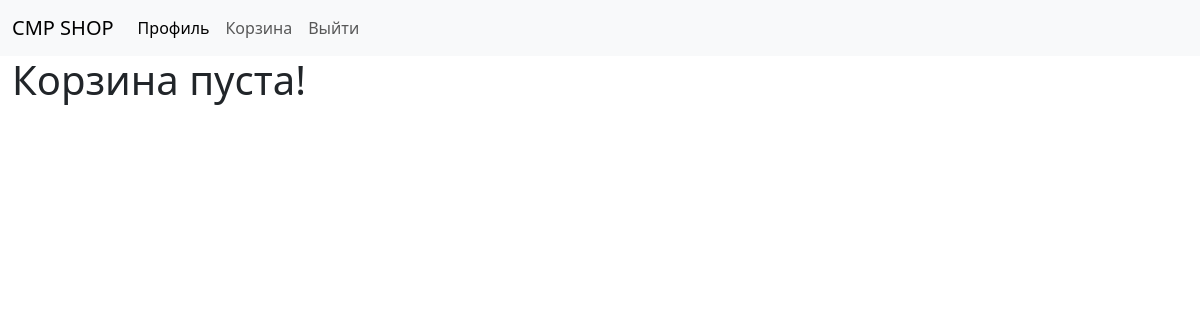
Before: /basket (signed in) with the older database file.
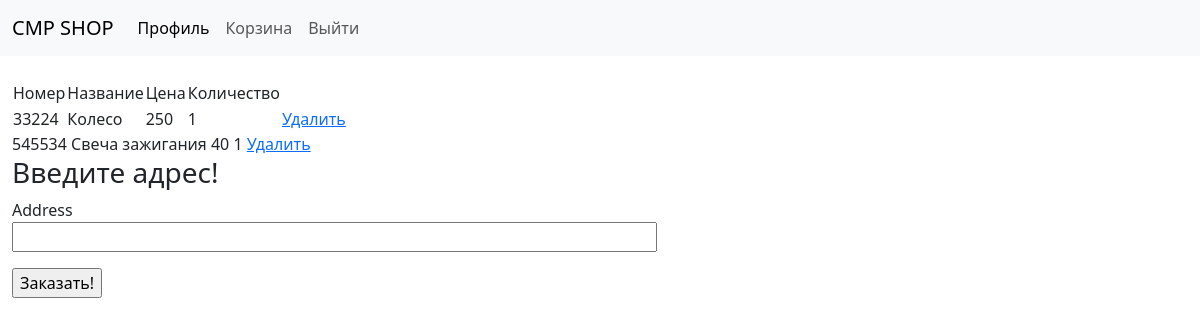
After: the same page with the newer database file.
### app/models.py (models this page shows, shortened)
class Basket(Base):
    __tablename__ = 'basket'
    id = Column(Integer, primary_key=True)
    amount = Column(Integer)
    part_id = Column(Integer, ForeignKey('part.id'))
    part = relationship('Part', back_populates='parent')
    order_id = Column(Integer, ForeignKey('order.id'))
    order = relationship('Order', back_populates='parent')

class Part(Base):
    __tablename__ = 'part'
    id = Column(Integer, primary_key=True)
    part_number = Column(String)
    description = Column(String)  # полное название детали
    price = Column(Integer)
    amount = Column(Integer)
    model_id = Column(Integer, ForeignKey('model.id'),  nullable=False)
    model = relationship('Model', back_populates="parent")
    element_id = Column(Integer, ForeignKey('element.id'), nullable=False)
    element = relationship('Element', back_populates="parent")
    parent = relationship('Basket', back_populates='part')   # переделать

### app/main/routes.py (the view, shortened to what this page needs)
@bp.route('/basket', methods=['GET', 'POST'])
def basket():
    form = RegistrationOrder(request.form)
    order = session.query(Order).filter(Order.user_id == current_user.id).filter(Order.status == None).first()
    if order == None:
        basket = 'Корзина пуста!'
    else:
        basket = session.query(Basket).filter(Basket.order_id == order.id).group_by(Basket.part_id).all()
        if basket == []:
            basket = 'Корзина пуста!'
    return render_template('main/basket.html', basket=basket, form=form)

### app/main/forms.py
class RegistrationOrder(Form):
    address = StringField("Address", [DataRequired(message='Введите адрес доставки!')])
    submit = SubmitField('Заказать!')

### app/models.py (called while the page is built)
@login.user_loader
def load_user(id):
    user = session.query(User).get(int(id))
    return user

### app/templates/main/basket.html (shortened to what this page needs)
{% extends "base.html" %}
{% block content %}
{% if basket == 'Корзина пуста!' %}
    <h1>{{ basket }}</h1>
{% else %}
    <table>
        <tr>
            <td>Номер</td>
            <td>Название</td>
            <td>Цена</td>
            <td>Количество</td>
        </tr>
        {% for b in basket %}
        <tr>
            <td>{{ b.part.part_number }}</td>
            <td>{{ b.part.description }}</td>
            <td>{{ b.part.price * b.amount }}</td>
            <td>{{ b.amount }}</td>
            <td><a href="{{ url_for('main.deleteFromBasket', order_id=b.order_id, part_id=b.part_id) }}">Удалить</a> </td>
        </tr>
        <br>
    </table>
        {% endfor %}
    <h3>Введите адрес!</h3>
    <form action="" method="POST" novalidate>
        <p>
            {{ form.address.label }}<br>
            {{ form.address(size=64) }}<br>
        </p>
        <p>
            {{ form.submit() }}
        </p>
</form>
{% endif %}
{% endblock %}

### app/templates/base.html (shortened to what this page needs)
<!DOCTYPE html>
<html lang="ru">
<html>
<head>
    <link type="text/css" href="{{ url_for('static', filename='bootstrap.min.css') }}" rel="stylesheet"/>
</head>
<body class="font-size-base">
  <header>
    <nav class="navbar navbar-expand-lg bg-body-tertiary">
      <div class="container-fluid">
        <a class="navbar-brand" href="{{ url_for('main.index') }}">CMP SHOP</a>
        <div class="collapse navbar-collapse" id="navbarNav">
          <ul class="navbar-nav">
              {% if current_user.is_anonymous %}
              <li class="nav-item">
                <a class="nav-link" href="{{ url_for('auth.login') }}">Авторизация</a>
              </li>
              {% else %}
            <li class="nav-item">
              <a class="nav-link active" aria-current="page" href="{{ url_for('main.profile', username=current_user.name, id=current_user.id) }}">Профиль</a>
            </li>
            <li class="nav-item">
              <a class="nav-link" href="{{ url_for('main.basket') }}">Корзина</a>
            </li>
            <li class="nav-item">
              <a class="nav-link" href="{{ url_for('auth.logout') }}">Выйти</a>
            </li>
            {% endif %}
          </ul>
        </div>
      </div>
    </nav>
  </header>
  <section>
    <div class="container-fluid ">
      {% block content %}
      {% endblock %}
    </div>
  </section>
</body>
</html>

Changed rows visible on the page:
added Basket: part.part_number "33224", part.description "Колесо", b.part.price*b.amount "250", amount "1"
added Basket: part.part_number "545534", part.description "Свеча зажигания", b.part.price*b.amount "40", amount "1"
Other visible differences:
form field submit: (not shown) → "Заказать!"
{{ basket }}: "Корзина пуста!" → (not shown)
text now shown: "Номер Название Цена Количество Введите адрес! Address"
